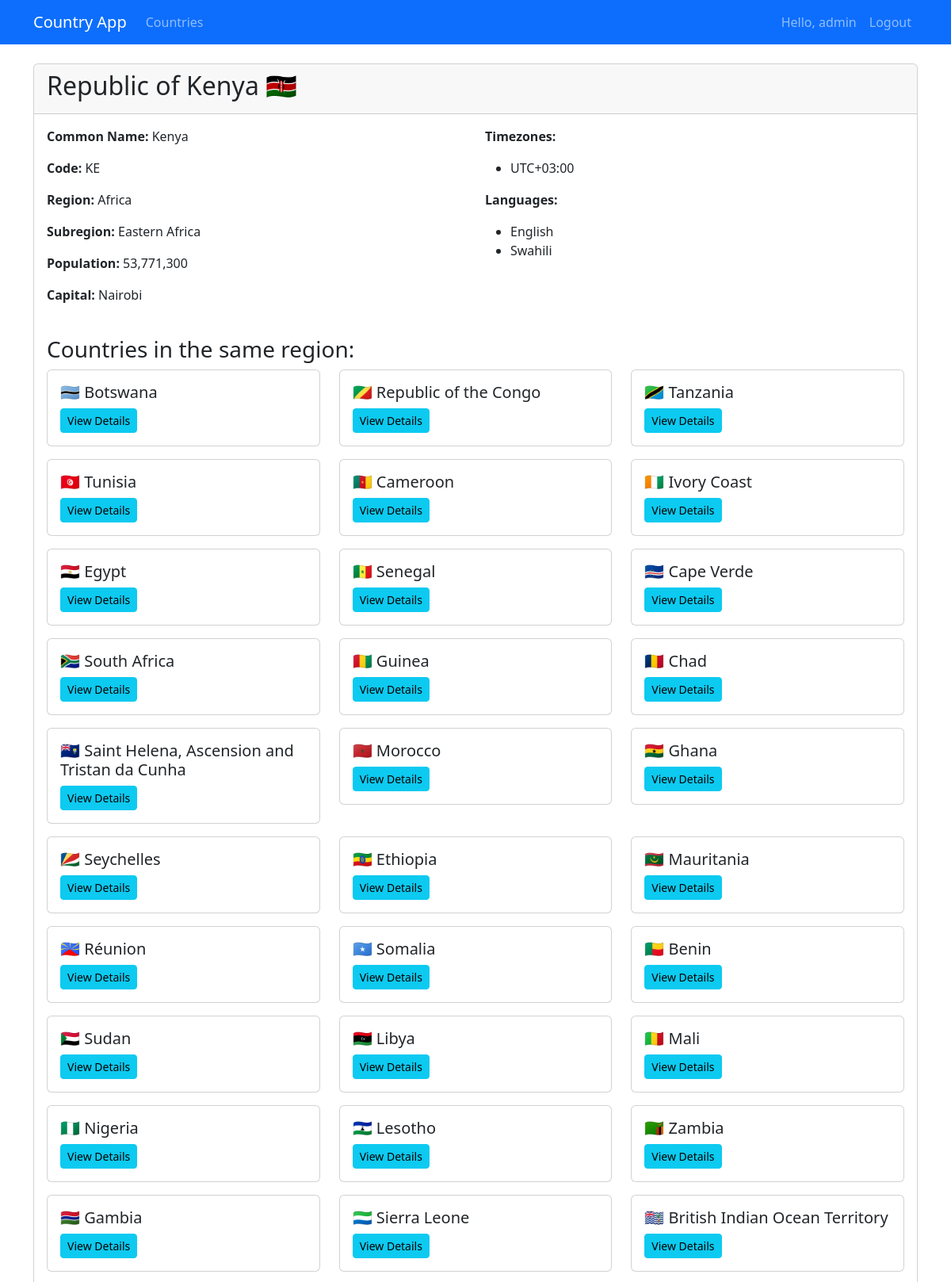
Screenshot of /country/12/ (signed in, upper part) with the database file from the repository.
### country_api/models.py (models this page shows, shortened)
class Country(models.Model):
    name_common = models.CharField(max_length=100)
    name_official = models.CharField(max_length=200)
    cca2 = models.CharField(max_length=2, unique=True)  # ISO 3166-1 alpha-2 code
    capital = models.JSONField(null=True, blank=True)  # Stored as array
    population = models.BigIntegerField(default=0)
    timezones = models.JSONField(null=True, blank=True)  # Stored as array
    region = models.CharField(max_length=100, null=True, blank=True)
    subregion = models.CharField(max_length=100, null=True, blank=True)
    languages = models.JSONField(null=True, blank=True)  # Stored as object
    flag_png = models.URLField(max_length=500, null=True, blank=True)
    flag_svg = models.URLField(max_length=500, null=True, blank=True)
    flag_emoji = models.CharField(max_length=10, null=True, blank=True)
    def get_capital_string(self):
        if not self.capital:
            return "N/A"
        return ', '.join(self.capital)
    def get_languages_list(self):
        if not self.languages:
            return []
        return list(self.languages.values())

### country_api/views.py (the view)
# urls.py: path('country/<int:pk>/', CountryDetailView.as_view(), name='country_detail'),
class CountryDetailView(LoginRequiredMixin, DetailView):
    model = Country
    template_name = 'country_detail.html'
    context_object_name = 'country'
    def get_context_data(self, **kwargs):
        context = super().get_context_data(**kwargs)
        context['same_region_countries'] = Country.objects.filter(
            region=self.object.region
        )
        return context

### templates/country_detail.html (shortened to what this page needs)
{% extends "base.html" %}
{% load humanize %}
{% block content %}
<div class="card">
    <div class="card-header">
        <h2>{{ country.name_official }} {{ country.flag_emoji }}</h2>
    </div>
    <div class="card-body">
        <div class="row">
            <div class="col-md-6">
                <p><strong>Common Name:</strong> {{ country.name_common }}</p>
                <p><strong>Code:</strong> {{ country.cca2 }}</p>
                <p><strong>Region:</strong> {{ country.region }}</p>
                <p><strong>Subregion:</strong> {{ country.subregion|default:"N/A" }}</p>
                <p><strong>Population:</strong> {{ country.population|intcomma }}</p>
                <p><strong>Capital:</strong> {{ country.get_capital_string }}</p>
            </div>
            <div class="col-md-6">
                <p><strong>Timezones:</strong></p>
                <ul>
                    {% for timezone in country.timezones %}
                        <li>{{ timezone }}</li>
                    {% endfor %}
                </ul>
                <p><strong>Languages:</strong></p>
                <ul>
                    {% for language in country.get_languages_list %}
                        <li>{{ language }}</li>
                    {% endfor %}
                </ul>
            </div>
        </div>
        <h3 class="mt-4">Countries in the same region:</h3>
        <div class="row">
            {% for regional_country in same_region_countries %}
                {% if regional_country.id != country.id %}
                    <div class="col-md-4 mb-3">
                        <div class="card">
                            <div class="card-body">
                                <h5 class="card-title">
                                    {{ regional_country.flag_emoji }} {{ regional_country.name_common }}
                                </h5>
                                <a href="{% url 'country_detail' regional_country.id %}" class="btn btn-sm btn-info">
                                    View Details
                                </a>
                            </div>
                        </div>
                    </div>
                {% endif %}
            {% endfor %}
        </div>
    </div>
</div>
{% endblock %}

### templates/base.html (shortened to what this page needs)
<!DOCTYPE html>
<html lang="en">
<head>
    <link href="https://cdn.jsdelivr.net/npm/bootstrap@5.3.0-alpha1/dist/css/bootstrap.min.css" rel="stylesheet">
</head>
<body>
    <nav class="navbar navbar-expand-lg navbar-dark bg-primary">
        <div class="container">
            <a class="navbar-brand" href="{% url 'country_list' %}">Country App</a>
            <div class="collapse navbar-collapse" id="navbarNav">
                <ul class="navbar-nav me-auto">
                    <li class="nav-item">
                        <a class="nav-link" href="{% url 'country_list' %}">Countries</a>
                    </li>
                </ul>
                <ul class="navbar-nav">
                    {% if user.is_authenticated %}
                        <li class="nav-item">
                            <span class="nav-link">Hello, {{ user.username }}</span>
                        </li>
                        <li class="nav-item">
                            <a class="nav-link" href="{% url 'logout' %}">Logout</a>
                        </li>
                    {% else %}
                        <li class="nav-item">
                            <a class="nav-link" href="{% url 'login' %}">Login</a>
                        </li>
                    {% endif %}
                </ul>
            </div>
        </div>
    </nav>
    <div class="container mt-4">
        {% block content %}{% endblock %}
    </div>
</body>
</html>

### rows the page displays
Country: name_official "Republic of Kenya", flag_emoji "🇰🇪", name_common "Kenya", cca2 "KE", region "Africa", subregion "Eastern Africa", population "53,771,300", get_capital_string "Nairobi"
Country: flag_emoji "🇧🇼", name_common "Botswana"
Country: flag_emoji "🇨🇬", name_common "Republic of the Congo"
Country: flag_emoji "🇹🇿", name_common "Tanzania"
Country: flag_emoji "🇹🇳", name_common "Tunisia"
Country: flag_emoji "🇨🇲", name_common "Cameroon"
Country: flag_emoji "🇨🇮", name_common "Ivory Coast"
Country: flag_emoji "🇪🇬", name_common "Egypt"
Country: flag_emoji "🇸🇳", name_common "Senegal"
Country: flag_emoji "🇨🇻", name_common "Cape Verde"
Country: flag_emoji "🇿🇦", name_common "South Africa"
Country: flag_emoji "🇬🇳", name_common "Guinea"
Country: flag_emoji "🇹🇩", name_common "Chad"
Country: flag_emoji "🇸🇭", name_common "Saint Helena, Ascension and Tristan da Cunha"
Country: flag_emoji "🇲🇦", name_common "Morocco"
Country: flag_emoji "🇬🇭", name_common "Ghana"
Country: flag_emoji "🇸🇨", name_common "Seychelles"
Country: flag_emoji "🇪🇹", name_common "Ethiopia"
Country: flag_emoji "🇲🇷", name_common "Mauritania"
Country: flag_emoji "🇷🇪", name_common "Réunion"
Country: flag_emoji "🇸🇴", name_common "Somalia"
Country: flag_emoji "🇧🇯", name_common "Benin"
Country: flag_emoji "🇸🇩", name_common "Sudan"
Country: flag_emoji "🇱🇾", name_common "Libya"
Country: flag_emoji "🇲🇱", name_common "Mali"
Country: flag_emoji "🇳🇬", name_common "Nigeria"
Country: flag_emoji "🇱🇸", name_common "Lesotho"
Country: flag_emoji "🇿🇲", name_common "Zambia"
Country: flag_emoji "🇬🇲", name_common "Gambia"
Country: flag_emoji "🇸🇱", name_common "Sierra Leone"
Country: flag_emoji "🇮🇴", name_common "British Indian Ocean Territory"

### other values shown
{{ user.username }} "admin"
{{ timezone }} "UTC+03:00"
{{ language }} "English" "Swahili"
